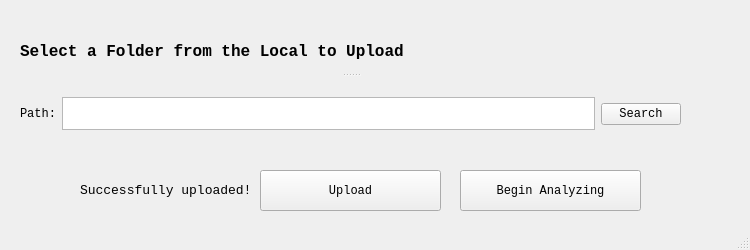
<?xml version="1.0" encoding="UTF-8"?>
<ui version="4.0">
 <class>MainWindow</class>
 <widget class="QMainWindow" name="MainWindow">
  <property name="geometry">
   <rect>
    <x>0</x>
    <y>0</y>
    <width>750</width>
    <height>250</height>
   </rect>
  </property>
  <property name="font">
   <font>
    <family>Consolas</family>
   </font>
  </property>
  <property name="windowTitle">
   <string>MainWindow</string>
  </property>
  <widget class="QWidget" name="centralwidget">
   <widget class="QSplitter" name="splitter">
    <property name="geometry">
     <rect>
      <x>20</x>
      <y>30</y>
      <width>661</width>
      <height>121</height>
     </rect>
    </property>
    <property name="orientation">
     <enum>Qt::Vertical</enum>
    </property>
    <widget class="QLabel" name="label">
     <property name="font">
      <font>
       <family>Consolas</family>
      </font>
     </property>
     <property name="text">
      <string>&lt;html&gt;&lt;head/&gt;&lt;body&gt;&lt;p&gt;&lt;span style=&quot; font-size:12pt; font-weight:600;&quot;&gt;Select a Folder from the Local to Upload&lt;/span&gt;&lt;/p&gt;&lt;/body&gt;&lt;/html&gt;</string>
     </property>
    </widget>
    <widget class="QWidget" name="layoutWidget">
     <layout class="QHBoxLayout" name="horizontalLayout">
      <item>
       <widget class="QLabel" name="label_2">
        <property name="font">
         <font>
          <family>Consolas</family>
         </font>
        </property>
        <property name="text">
         <string>Path:</string>
        </property>
       </widget>
      </item>
      <item>
       <widget class="QTextEdit" name="textEdit">
        <property name="maximumSize">
         <size>
          <width>16777215</width>
          <height>33</height>
         </size>
        </property>
        <property name="readOnly">
         <bool>true</bool>
        </property>
       </widget>
      </item>
      <item>
       <widget class="QPushButton" name="pushButton_2">
        <property name="text">
         <string>Search</string>
        </property>
       </widget>
      </item>
     </layout>
    </widget>
   </widget>
   <widget class="QPushButton" name="pushButton">
    <property name="enabled">
     <bool>true</bool>
    </property>
    <property name="geometry">
     <rect>
      <x>260</x>
      <y>170</y>
      <width>181</width>
      <height>41</height>
     </rect>
    </property>
    <property name="sizePolicy">
     <sizepolicy hsizetype="MinimumExpanding" vsizetype="Maximum">
      <horstretch>0</horstretch>
      <verstretch>0</verstretch>
     </sizepolicy>
    </property>
    <property name="font">
     <font>
      <family>Consolas</family>
     </font>
    </property>
    <property name="text">
     <string>Upload</string>
    </property>
    <property name="default">
     <bool>false</bool>
    </property>
   </widget>
   <widget class="QLabel" name="label_3">
    <property name="geometry">
     <rect>
      <x>80</x>
      <y>180</y>
      <width>411</width>
      <height>20</height>
     </rect>
    </property>
    <property name="font">
     <font>
      <family>Consolas</family>
      <pointsize>10</pointsize>
     </font>
    </property>
    <property name="text">
     <string>Successfully uploaded!</string>
    </property>
   </widget>
   <widget class="QPushButton" name="pushButton_3">
    <property name="enabled">
     <bool>true</bool>
    </property>
    <property name="geometry">
     <rect>
      <x>460</x>
      <y>170</y>
      <width>181</width>
      <height>41</height>
     </rect>
    </property>
    <property name="sizePolicy">
     <sizepolicy hsizetype="MinimumExpanding" vsizetype="Maximum">
      <horstretch>0</horstretch>
      <verstretch>0</verstretch>
     </sizepolicy>
    </property>
    <property name="font">
     <font>
      <family>Consolas</family>
     </font>
    </property>
    <property name="text">
     <string>Begin Analyzing</string>
    </property>
    <property name="default">
     <bool>false</bool>
    </property>
   </widget>
  </widget>
  <widget class="QMenuBar" name="menubar">
   <property name="geometry">
    <rect>
     <x>0</x>
     <y>0</y>
     <width>750</width>
     <height>20</height>
    </rect>
   </property>
  </widget>
  <widget class="QStatusBar" name="statusbar"/>
 </widget>
 <resources/>
 <connections/>
</ui>
